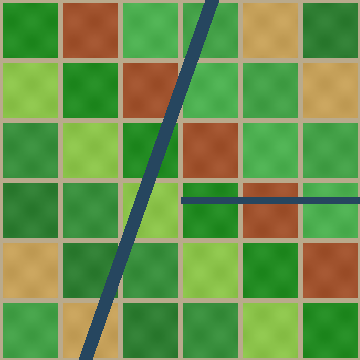
#> input picture srm_prototype/data/original/agri_krishna_sentinel2.png, 360 x 360 px, found by its file name
$ python uncertainty_overlay.py --input data/original/agri_krishna_sentinel2.png --output data/sr_output/confidence_overlay.png   (older library calls are emulated)
#> lines starting #> are read from the running program, lines starting #| are printed output that depends on the picture
#!/usr/bin/env python3
"""
DeepSRM - Heuristic Confidence & Uncertainty Overlay
---------------------------------------------------
DISCLAIMER: This script generates a heuristic confidence overlay based on
local spatial edge gradients and texture consistency. It is a visual prototype
demonstrator for hackathons and NOT a calibrated Bayesian / epistemic deep learning
uncertainty model.

Concept:
- High edge definition & sharp structural gradients (e.g. well-defined field bunds,
  canals, road corridors) -> GREEN (High Confidence >= 80%)
- Intermediate gradient textures -> YELLOW / AMBER (Medium Confidence 50-80%)
- Low contrast / ambiguous boundary blur -> RED (Lower Confidence < 50%)

Output:
- Saves overlay to `data/sr_output/confidence_overlay.png`

Usage:
    python src/uncertainty_overlay.py --input data/original/agri_krishna_sentinel2.png --output data/sr_output/confidence_overlay.png
"""

import os
import sys
import math
import argparse

def generate_confidence_map_opencv(input_path, output_path):
#> called with input_path = 'data/original/agri_krishna_sentinel2.png', output_path = 'data/sr_output/confidence_overlay.png'
    import cv2
    import numpy as np

    img = cv2.imread(input_path, cv2.IMREAD_COLOR)
#> img is the input picture: shape (360, 360, 3); mean B, G, R 74.8, 146.1, 106.9
    if img is None:
        raise ValueError(f"Unable to read {input_path}")

    gray = cv2.cvtColor(img, cv2.COLOR_BGR2GRAY)
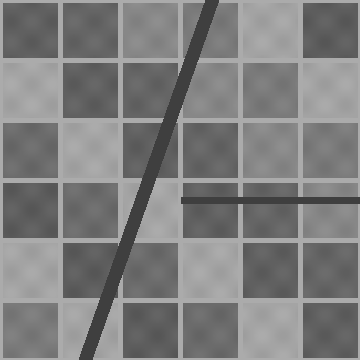
#> gray: shape (360, 360); min 63, max 171, mean 126.2

    # 1. Sobel edge magnitude
    grad_x = cv2.Sobel(gray, cv2.CV_32F, 1, 0, ksize=3)
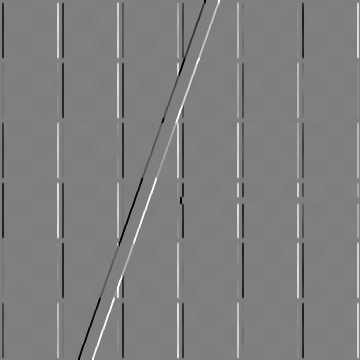
#> grad_x: shape (360, 360) float32; min -432, max 432, mean 0; drawn with min black and max white
    grad_y = cv2.Sobel(gray, cv2.CV_32F, 0, 1, ksize=3)
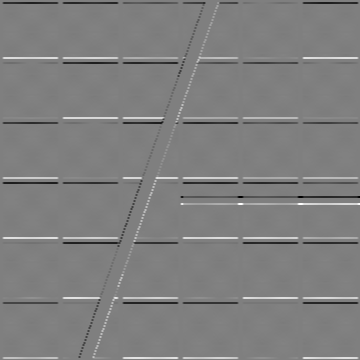
#> grad_y: shape (360, 360) float32; min -432, max 432, mean 0; drawn with min black and max white
    magnitude = cv2.magnitude(grad_x, grad_y)
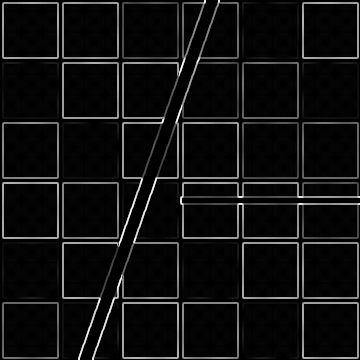
#> magnitude: shape (360, 360) float32; min 0, max 483, mean 31.4; drawn with min black and max white

    # Normalize magnitude between 0 and 1
    norm_mag = cv2.normalize(magnitude, None, alpha=0.0, beta=1.0, norm_type=cv2.NORM_MINMAX)

    # 2. Smooth slightly to represent regional confidence zone
    blurred_conf = cv2.GaussianBlur(norm_mag, (9, 9), 2.5)
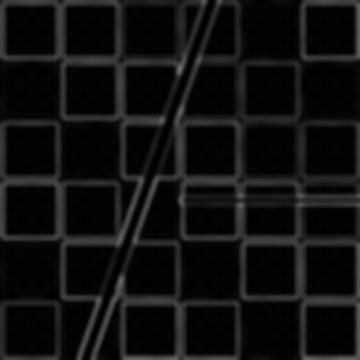
#> blurred_conf: shape (360, 360) float32; min 0, max 0.431, mean 0.0661

    # Invert/map: strong boundaries have high confidence, flat ambiguous zones have lower confidence
    # Mix base confidence (0.4) + edge boost (up to 0.6)
    conf_score = 0.4 + 0.6 * blurred_conf
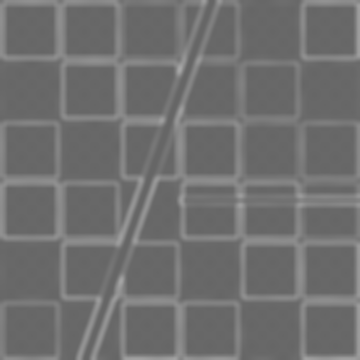
#> conf_score: shape (360, 360) float32; min 0.4, max 0.658, mean 0.44
    conf_score = np.clip(conf_score, 0.0, 1.0)

    # 3. Create Color Map: Red (low) -> Yellow (mid) -> Green (high)
    h, w = img.shape[:2]
#> h = 360; w = 360
    overlay = np.zeros((h, w, 4), dtype=np.uint8) # RGBA

    for y in range(h):
        for x in range(w):
            c = conf_score[y, x]
            if c > 0.65:
                # Green dominance
                r = int((1.0 - (c - 0.65) / 0.35) * 200)
                g = 220
                b = 40
            else:
                # Red / Yellow dominance
                r = 235
                g = int((c / 0.65) * 200)
                b = 30

            # Semi-transparent alpha (140 / 255)
            overlay[y, x] = [b, g, r, 140]
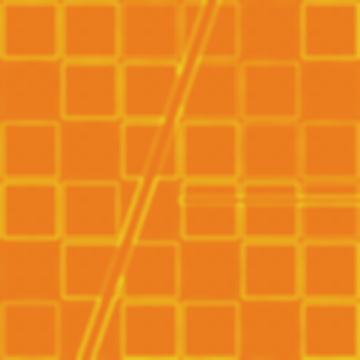
#> overlay: shape (360, 360, 4); mean of channels 0, 1, 2, 3 30, 134.8, 235, 140; drawn as B, G, R

    cv2.imwrite(output_path, overlay)
    print(f"[Confidence Engine] Generated OpenCV gradient confidence map ({w}x{h})")
#| [Confidence Engine] Generated OpenCV gradient confidence map (360x360)

# [84 lines left out: function generate_confidence_map_pure_python, not called in this run]

def main():
    parser = argparse.ArgumentParser(description="DeepSRM Heuristic Confidence / Uncertainty Overlay Generator")
    parser.add_argument("--input", default="data/original/agri_krishna_sentinel2.png", help="Path to input satellite image")
    parser.add_argument("--output", default="data/sr_output/confidence_overlay.png", help="Path to output overlay image")
    args = parser.parse_args()

    os.makedirs(os.path.dirname(os.path.abspath(args.output)), exist_ok=True)

    print(f"\n=======================================================")
    print(f" DeepSRM - Heuristic Spatial Confidence Generator      ")
    print(f"=======================================================")
    print(f" Input Image   : {args.input}")
    print(f" Output Overlay: {args.output}")
    print(f" [Notice] This is a prototype edge-gradient heuristic,")
    print(f"          not a calibrated Bayesian uncertainty model.")
    print(f"-------------------------------------------------------")

    if not os.path.exists(args.input):
        print(f"[DeepSRM Info] Input {args.input} not found yet. It will be generated during dummy data setup.")
        return

    try:
        generate_confidence_map_opencv(args.input, args.output)
    except Exception as e:
        print(f"[Fallback] OpenCV unavailable or failed ({e}). Using pure Python...")
        generate_confidence_map_pure_python(args.input, args.output)

    print(f"[Success] Confidence overlay written to: {args.output}")

if __name__ == "__main__":
    main()

$ run again, with srm_prototype/data/original/defence_border.png copied over srm_prototype/data/original/agri_krishna_sentinel2.png
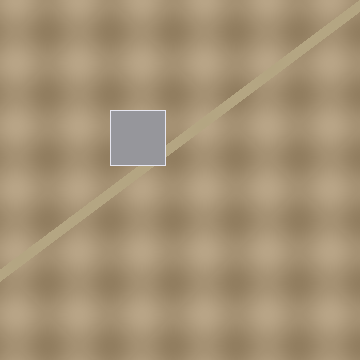
#> input picture srm_prototype/data/original/defence_border.png, 360 x 360 px, found by its file name
#> in generate_confidence_map_opencv, img is the input picture: shape (360, 360, 3); mean B, G, R 116.6, 145.9, 165.3
#> in generate_confidence_map_opencv, `conf_score = 0.4 + 0.6 * blurred_conf`:
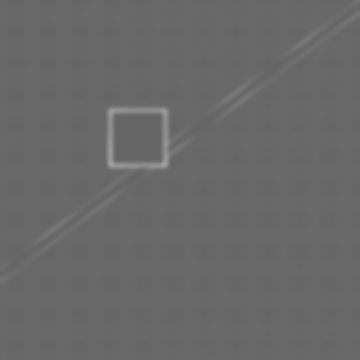
#> conf_score: shape (360, 360) float32; min 0.4, max 0.63, mean 0.413
#> after the loop in generate_confidence_map_opencv, `for y in range(h):`:
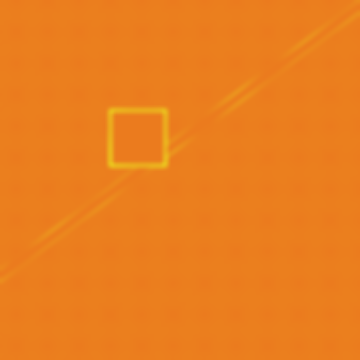
#> overlay: shape (360, 360, 4); mean of channels 0, 1, 2, 3 30, 126.6, 235, 140; drawn as B, G, R
#| [Confidence Engine] Generated OpenCV gradient confidence map (360x360)

$ run again, with srm_prototype/data/original/disaster_flood_before.png copied over srm_prototype/data/original/agri_krishna_sentinel2.png
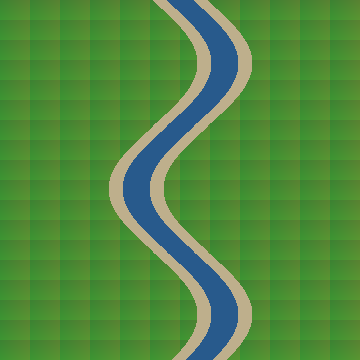
#> input picture srm_prototype/data/original/disaster_flood_before.png, 360 x 360 px, found by its file name
#> in generate_confidence_map_opencv, img is the input picture: shape (360, 360, 3); mean B, G, R 63.8, 138.5, 80.9
#> in generate_confidence_map_opencv, `conf_score = 0.4 + 0.6 * blurred_conf`:
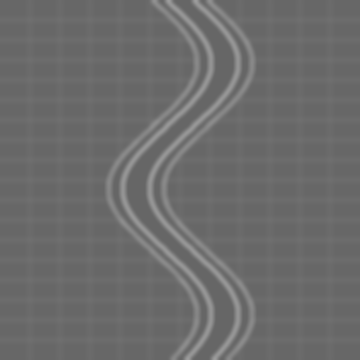
#> conf_score: shape (360, 360) float32; min 0.4, max 0.615, mean 0.425
#> after the loop in generate_confidence_map_opencv, `for y in range(h):`:
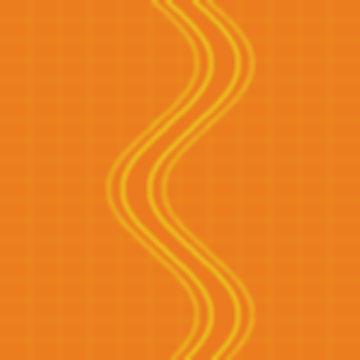
#> overlay: shape (360, 360, 4); mean of channels 0, 1, 2, 3 30, 130.4, 235, 140; drawn as B, G, R
#| [Confidence Engine] Generated OpenCV gradient confidence map (360x360)
